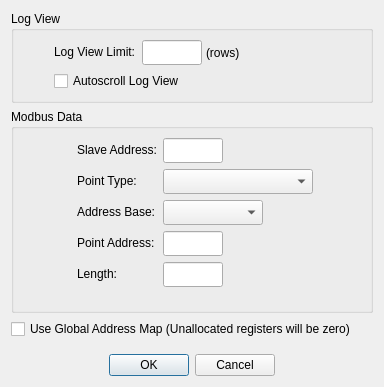
<?xml version="1.0" encoding="UTF-8"?>
<ui version="4.0">
 <class>DialogDisplayDefinition</class>
 <widget class="QDialog" name="DialogDisplayDefinition">
  <property name="geometry">
   <rect>
    <x>0</x>
    <y>0</y>
    <width>384</width>
    <height>387</height>
   </rect>
  </property>
  <property name="windowTitle">
   <string>Display Definition</string>
  </property>
  <layout class="QVBoxLayout" name="verticalLayout">
   <item>
    <widget class="QGroupBox" name="groupBox_2">
     <property name="title">
      <string>Log View</string>
     </property>
     <layout class="QFormLayout" name="formLayout_3">
      <property name="formAlignment">
       <set>Qt::AlignHCenter|Qt::AlignTop</set>
      </property>
      <property name="leftMargin">
       <number>40</number>
      </property>
      <property name="rightMargin">
       <number>30</number>
      </property>
      <item row="0" column="0">
       <widget class="QLabel" name="labelLogLimit">
        <property name="text">
         <string>Log View Limit:</string>
        </property>
       </widget>
      </item>
      <item row="0" column="1">
       <layout class="QHBoxLayout" name="horizontalLayout">
        <property name="spacing">
         <number>4</number>
        </property>
        <item>
         <widget class="NumericLineEdit" name="lineEditLogLimit">
          <property name="sizePolicy">
           <sizepolicy hsizetype="Fixed" vsizetype="Fixed">
            <horstretch>0</horstretch>
            <verstretch>0</verstretch>
           </sizepolicy>
          </property>
          <property name="minimumSize">
           <size>
            <width>0</width>
            <height>25</height>
           </size>
          </property>
          <property name="maximumSize">
           <size>
            <width>60</width>
            <height>16777215</height>
           </size>
          </property>
         </widget>
        </item>
        <item>
         <widget class="QLabel" name="labelRows">
          <property name="text">
           <string>(rows)</string>
          </property>
         </widget>
        </item>
        <item>
         <spacer name="horizontalSpacer">
          <property name="orientation">
           <enum>Qt::Horizontal</enum>
          </property>
          <property name="sizeHint" stdset="0">
           <size>
            <width>40</width>
            <height>20</height>
           </size>
          </property>
         </spacer>
        </item>
       </layout>
      </item>
      <item row="3" column="0" colspan="2">
       <widget class="QCheckBox" name="checkBoxAutoscrollLog">
        <property name="text">
         <string>Autoscroll Log View</string>
        </property>
       </widget>
      </item>
     </layout>
    </widget>
   </item>
   <item>
    <widget class="QGroupBox" name="groupBox">
     <property name="sizePolicy">
      <sizepolicy hsizetype="Preferred" vsizetype="Expanding">
       <horstretch>0</horstretch>
       <verstretch>0</verstretch>
      </sizepolicy>
     </property>
     <property name="title">
      <string>Modbus Data</string>
     </property>
     <property name="flat">
      <bool>false</bool>
     </property>
     <layout class="QFormLayout" name="formLayout">
      <property name="formAlignment">
       <set>Qt::AlignHCenter|Qt::AlignTop</set>
      </property>
      <property name="leftMargin">
       <number>30</number>
      </property>
      <property name="rightMargin">
       <number>30</number>
      </property>
      <item row="0" column="0">
       <widget class="QLabel" name="labelSlaveAddress">
        <property name="text">
         <string>Slave Address:</string>
        </property>
       </widget>
      </item>
      <item row="0" column="1">
       <widget class="NumericLineEdit" name="lineEditSlaveAddress">
        <property name="sizePolicy">
         <sizepolicy hsizetype="Fixed" vsizetype="Fixed">
          <horstretch>0</horstretch>
          <verstretch>0</verstretch>
         </sizepolicy>
        </property>
        <property name="minimumSize">
         <size>
          <width>0</width>
          <height>25</height>
         </size>
        </property>
        <property name="maximumSize">
         <size>
          <width>60</width>
          <height>16777215</height>
         </size>
        </property>
       </widget>
      </item>
      <item row="1" column="0">
       <widget class="QLabel" name="labelPoinType">
        <property name="text">
         <string>Point Type:</string>
        </property>
       </widget>
      </item>
      <item row="1" column="1">
       <widget class="PointTypeComboBox" name="comboBoxPointType">
        <property name="sizePolicy">
         <sizepolicy hsizetype="Fixed" vsizetype="Fixed">
          <horstretch>0</horstretch>
          <verstretch>0</verstretch>
         </sizepolicy>
        </property>
        <property name="minimumSize">
         <size>
          <width>150</width>
          <height>25</height>
         </size>
        </property>
       </widget>
      </item>
      <item row="3" column="0">
       <widget class="QLabel" name="labelAddressBase">
        <property name="text">
         <string>Address Base:</string>
        </property>
       </widget>
      </item>
      <item row="3" column="1">
       <widget class="AddressBaseComboBox" name="comboBoxAddressBase">
        <property name="sizePolicy">
         <sizepolicy hsizetype="Fixed" vsizetype="Fixed">
          <horstretch>0</horstretch>
          <verstretch>0</verstretch>
         </sizepolicy>
        </property>
        <property name="minimumSize">
         <size>
          <width>100</width>
          <height>25</height>
         </size>
        </property>
       </widget>
      </item>
      <item row="4" column="0">
       <widget class="QLabel" name="labelPointAddress">
        <property name="text">
         <string>Point Address:</string>
        </property>
       </widget>
      </item>
      <item row="4" column="1">
       <widget class="NumericLineEdit" name="lineEditPointAddress">
        <property name="sizePolicy">
         <sizepolicy hsizetype="Fixed" vsizetype="Fixed">
          <horstretch>0</horstretch>
          <verstretch>0</verstretch>
         </sizepolicy>
        </property>
        <property name="minimumSize">
         <size>
          <width>0</width>
          <height>25</height>
         </size>
        </property>
        <property name="maximumSize">
         <size>
          <width>60</width>
          <height>16777215</height>
         </size>
        </property>
       </widget>
      </item>
      <item row="5" column="1">
       <widget class="NumericLineEdit" name="lineEditLength">
        <property name="sizePolicy">
         <sizepolicy hsizetype="Fixed" vsizetype="Fixed">
          <horstretch>0</horstretch>
          <verstretch>0</verstretch>
         </sizepolicy>
        </property>
        <property name="minimumSize">
         <size>
          <width>0</width>
          <height>25</height>
         </size>
        </property>
        <property name="maximumSize">
         <size>
          <width>60</width>
          <height>16777215</height>
         </size>
        </property>
       </widget>
      </item>
      <item row="5" column="0">
       <widget class="QLabel" name="labelLength">
        <property name="text">
         <string>Length:</string>
        </property>
       </widget>
      </item>
     </layout>
    </widget>
   </item>
   <item>
    <widget class="QCheckBox" name="checkBoxGlobalMap">
     <property name="text">
      <string>Use Global Address Map (Unallocated registers will be zero)</string>
     </property>
    </widget>
   </item>
   <item>
    <spacer name="verticalSpacer">
     <property name="orientation">
      <enum>Qt::Vertical</enum>
     </property>
     <property name="sizeType">
      <enum>QSizePolicy::Fixed</enum>
     </property>
     <property name="sizeHint" stdset="0">
      <size>
       <width>5</width>
       <height>9</height>
      </size>
     </property>
    </spacer>
   </item>
   <item>
    <widget class="QDialogButtonBox" name="buttonBox">
     <property name="orientation">
      <enum>Qt::Horizontal</enum>
     </property>
     <property name="standardButtons">
      <set>QDialogButtonBox::Cancel|QDialogButtonBox::Ok</set>
     </property>
     <property name="centerButtons">
      <bool>true</bool>
     </property>
    </widget>
   </item>
  </layout>
 </widget>
 <customwidgets>
  <customwidget>
   <class>NumericLineEdit</class>
   <extends>QLineEdit</extends>
   <header>numericlineedit.h</header>
  </customwidget>
  <customwidget>
   <class>PointTypeComboBox</class>
   <extends>QComboBox</extends>
   <header>pointtypecombobox.h</header>
  </customwidget>
  <customwidget>
   <class>AddressBaseComboBox</class>
   <extends>QComboBox</extends>
   <header>addressbasecombobox.h</header>
  </customwidget>
 </customwidgets>
 <tabstops>
  <tabstop>lineEditSlaveAddress</tabstop>
  <tabstop>comboBoxPointType</tabstop>
 </tabstops>
 <resources/>
 <connections>
  <connection>
   <sender>buttonBox</sender>
   <signal>accepted()</signal>
   <receiver>DialogDisplayDefinition</receiver>
   <slot>accept()</slot>
   <hints>
    <hint type="sourcelabel">
     <x>248</x>
     <y>254</y>
    </hint>
    <hint type="destinationlabel">
     <x>157</x>
     <y>274</y>
    </hint>
   </hints>
  </connection>
  <connection>
   <sender>buttonBox</sender>
   <signal>rejected()</signal>
   <receiver>DialogDisplayDefinition</receiver>
   <slot>reject()</slot>
   <hints>
    <hint type="sourcelabel">
     <x>316</x>
     <y>260</y>
    </hint>
    <hint type="destinationlabel">
     <x>286</x>
     <y>274</y>
    </hint>
   </hints>
  </connection>
 </connections>
</ui>
